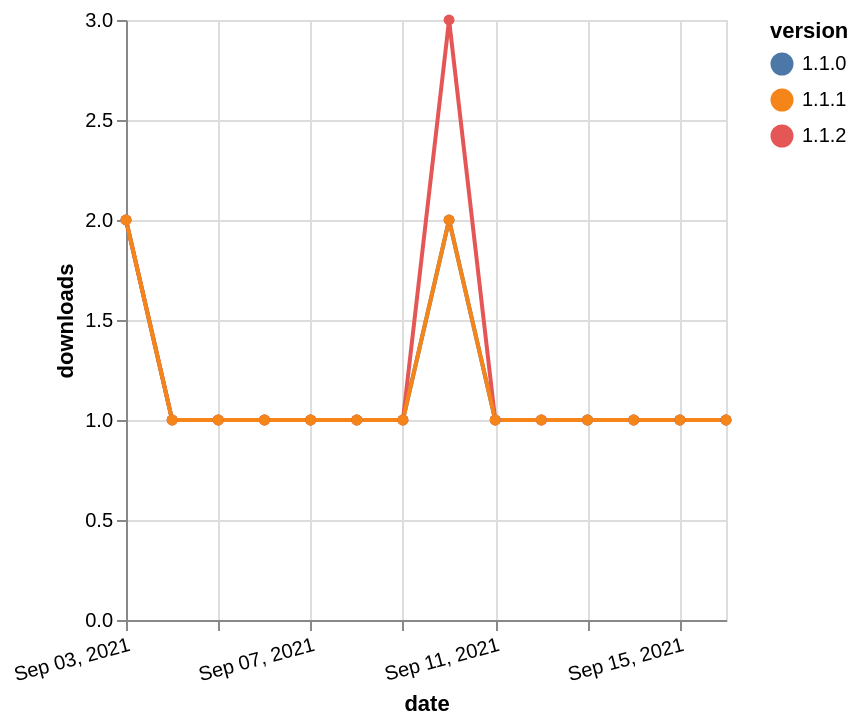

Vega-Lite specification stored for this chart:
### Vega-Lite specification from a JSON file in a GitHub repository (floating-point values rounded to 4 significant figures)
{"$schema": "https://vega.github.io/schema/vega-lite/v5.json", "description": "A simple bar chart with embedded data.", "data": {"values": [{"date": "2021-09-03", "total": 66, "delta": 2, "version": "1.1.0"}, {"date": "2021-09-04", "total": 67, "delta": 1, "version": "1.1.0"}, {"date": "2021-09-05", "total": 68, "delta": 1, "version": "1.1.0"}, {"date": "2021-09-06", "total": 69, "delta": 1, "version": "1.1.0"}, {"date": "2021-09-07", "total": 70, "delta": 1, "version": "1.1.0"}, {"date": "2021-09-08", "total": 71, "delta": 1, "version": "1.1.0"}, {"date": "2021-09-09", "total": 72, "delta": 1, "version": "1.1.0"}, {"date": "2021-09-10", "total": 74, "delta": 2, "version": "1.1.0"}, {"date": "2021-09-11", "total": 75, "delta": 1, "version": "1.1.0"}, {"date": "2021-09-12", "total": 76, "delta": 1, "version": "1.1.0"}, {"date": "2021-09-13", "total": 77, "delta": 1, "version": "1.1.0"}, {"date": "2021-09-14", "total": 78, "delta": 1, "version": "1.1.0"}, {"date": "2021-09-15", "total": 79, "delta": 1, "version": "1.1.0"}, {"date": "2021-09-16", "total": 80, "delta": 1, "version": "1.1.0"}, {"date": "2021-09-03", "total": 31, "delta": 2, "version": "1.1.2"}, {"date": "2021-09-04", "total": 32, "delta": 1, "version": "1.1.2"}, {"date": "2021-09-05", "total": 33, "delta": 1, "version": "1.1.2"}, {"date": "2021-09-06", "total": 34, "delta": 1, "version": "1.1.2"}, {"date": "2021-09-07", "total": 35, "delta": 1, "version": "1.1.2"}, {"date": "2021-09-08", "total": 36, "delta": 1, "version": "1.1.2"}, {"date": "2021-09-09", "total": 37, "delta": 1, "version": "1.1.2"}, {"date": "2021-09-10", "total": 40, "delta": 3, "version": "1.1.2"}, {"date": "2021-09-11", "total": 41, "delta": 1, "version": "1.1.2"}, {"date": "2021-09-12", "total": 42, "delta": 1, "version": "1.1.2"}, {"date": "2021-09-13", "total": 43, "delta": 1, "version": "1.1.2"}, {"date": "2021-09-14", "total": 44, "delta": 1, "version": "1.1.2"}, {"date": "2021-09-15", "total": 45, "delta": 1, "version": "1.1.2"}, {"date": "2021-09-16", "total": 46, "delta": 1, "version": "1.1.2"}, {"date": "2021-09-03", "total": 48, "delta": 2, "version": "1.1.1"}, {"date": "2021-09-04", "total": 49, "delta": 1, "version": "1.1.1"}, {"date": "2021-09-05", "total": 50, "delta": 1, "version": "1.1.1"}, {"date": "2021-09-06", "total": 51, "delta": 1, "version": "1.1.1"}, {"date": "2021-09-07", "total": 52, "delta": 1, "version": "1.1.1"}, {"date": "2021-09-08", "total": 53, "delta": 1, "version": "1.1.1"}, {"date": "2021-09-09", "total": 54, "delta": 1, "version": "1.1.1"}, {"date": "2021-09-10", "total": 56, "delta": 2, "version": "1.1.1"}, {"date": "2021-09-11", "total": 57, "delta": 1, "version": "1.1.1"}, {"date": "2021-09-12", "total": 58, "delta": 1, "version": "1.1.1"}, {"date": "2021-09-13", "total": 59, "delta": 1, "version": "1.1.1"}, {"date": "2021-09-14", "total": 60, "delta": 1, "version": "1.1.1"}, {"date": "2021-09-15", "total": 61, "delta": 1, "version": "1.1.1"}, {"date": "2021-09-16", "total": 62, "delta": 1, "version": "1.1.1"}]}, "width": "container", "mark": {"type": "line", "point": {"filled": true}}, "encoding": {"x": {"field": "date", "type": "temporal", "timeUnit": "yearmonthdate", "title": "date", "axis": {"labelAngle": -15}}, "y": {"field": "delta", "type": "quantitative", "title": "downloads"}, "color": {"field": "version", "type": "nominal"}, "tooltip": {"field": "delta"}}}
